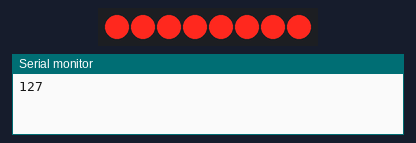
Bench run of a sketch on a simulated Arduino Uno, built with avr-gcc and run on an emulated ATmega328P. Shown: 8 shift-register outputs drawn as a row of LEDs (first output left, lit = HIGH), the last lines printed to the serial monitor. Wiring (inferred from the names in the program): shift register (74HC595): data pin 12; shift clock pin 9; latch pin 11. Wiring (inferred from the signals the program sends): row of LEDs: on Q0, Q1, Q2, Q3, Q4, Q5, Q6, Q7.

Above: at 0.05 s.
At 0.25 s:
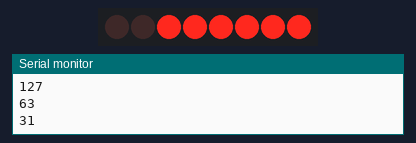
At 0.55 s:
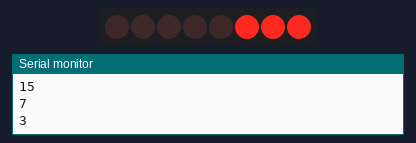
At 1.2 s:
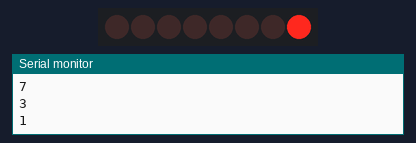
At 2.45 s:
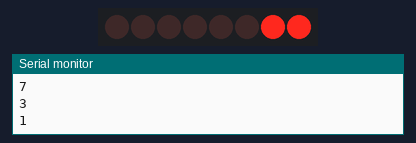
At 4.05 s:
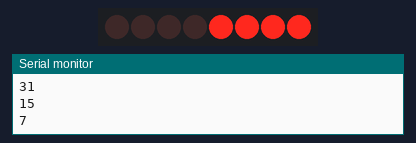
Timing chart, 0 to 4.3 s (numbered marks = the images above):
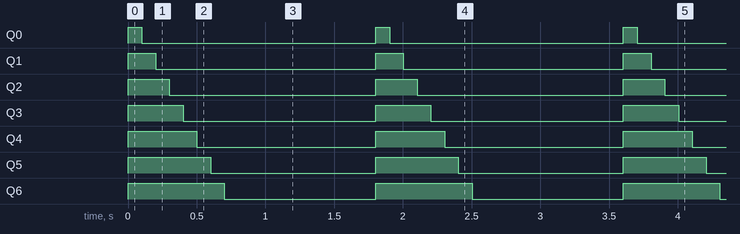

Measured:
- by itself, Q0: alternates HIGH for 0.10 s and LOW for 1.7 s
- by itself, Q1: alternates HIGH for 0.20 s and LOW for 1.6 s
- by itself, Q2: alternates HIGH for 0.30 s and LOW for 1.5 s
- by itself, Q3: alternates HIGH for 0.40 s and LOW for 1.4 s
- by itself, Q4: alternates HIGH for 0.50 s and LOW for 1.3 s
- by itself, Q5: alternates HIGH for 0.60 s and LOW for 1.2 s
- by itself, Q6: alternates HIGH for 0.70 s and LOW for 1.1 s

The sketch:

Binary_Counter_with_8LEDS.ino
```cpp
int dataPin = 12;
int clockPin = 9;
int latchPin = 11;

byte LED1 = B11111111;  //to write in hex----- 0x is the syntax
byte LED2 = B1010101;
byte LED3 = B101010;
byte LED4 = B10101;
byte LED5 = B1010;
byte LED6 = B101;
byte LED7 = B10;
byte LED8 = B0;
int bit = 8;

int dt = 100;

void setup() {
  // put your setup code here, to run once:

  Serial.begin(500000);

  pinMode(dataPin, OUTPUT);
  pinMode(latchPin, OUTPUT);
  pinMode(clockPin, OUTPUT);
}

void loop() {
  // put your main code here, to run repeatedly:
  digitalWrite(latchPin, LOW);
  shiftOut(dataPin, clockPin, LSBFIRST, LED1);
  digitalWrite(latchPin, HIGH);

  LED1 = LED1 / 2;

  if (LED1 == 0) {
    delay(1000);
    LED1 = B11111111;
  }
  Serial.println(LED1, DEC);

  delay(dt);

  // delay(dt);

  // digitalWrite(latchPin, LOW);
  // shiftOut(dataPin, clockPin, LSBFIRST, LED2);
  // digitalWrite(latchPin, HIGH);

  // delay(dt);

  // digitalWrite(latchPin, LOW);
  // shiftOut(dataPin, clockPin, LSBFIRST, LED3);
  // digitalWrite(latchPin, HIGH);

  // delay(dt);

  // digitalWrite(latchPin, LOW);
  // shiftOut(dataPin, clockPin, LSBFIRST, LED4);
  // digitalWrite(latchPin, HIGH);

  // delay(dt);

  // digitalWrite(latchPin, LOW);
  // shiftOut(dataPin, clockPin, LSBFIRST, LED5);
  // digitalWrite(latchPin, HIGH);

  // delay(dt);

  // digitalWrite(latchPin, LOW);
  // shiftOut(dataPin, clockPin, LSBFIRST, LED6);
  // digitalWrite(latchPin, HIGH);

  // delay(dt);

  // digitalWrite(latchPin, LOW);
  // shiftOut(dataPin, clockPin, LSBFIRST, LED7);
  // digitalWrite(latchPin, HIGH);

  // delay(dt);

  // digitalWrite(latchPin, LOW);
  // shiftOut(dataPin, clockPin, LSBFIRST, LED8);
  // digitalWrite(latchPin, HIGH);

  // delay(dt);
}
```
